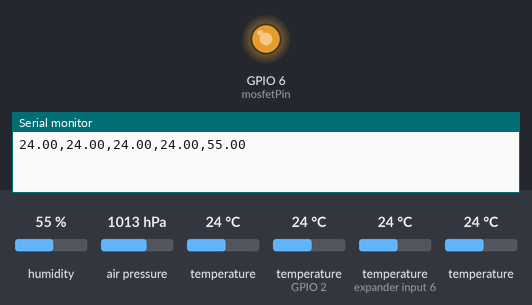
A sketch run on a simulated ESP8266 (NodeMCU). On the bench: output pins drawn as LEDs (lit = HIGH), the last lines printed to the serial monitor. Inputs (shaded band) come from the test bench; at power-on: temperature 24 °C, humidity 55 %, air pressure 1013 hPa, temperature (sensors on GPIO 2, expander input 6) 24 °C. WiFi joins after 1.5 s; servers stay silent unless stated.

Above: at 2.8 s.
2.9 s: temperature (sensor 0) set to 25.8 °C
At 7.4 s:
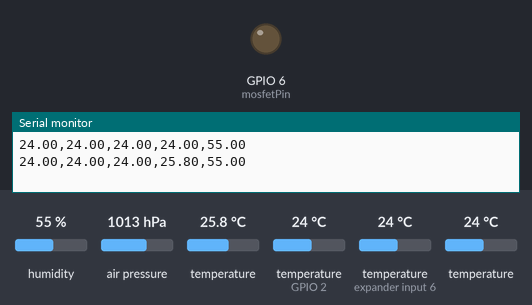
7.7 s: temperature (sensor 0) set to 12 °C
At 11.2 s:
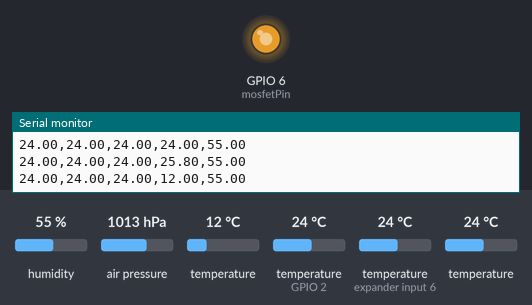
11.5 s: temperature (sensor 0) set to 28 °C
At 15.2 s:
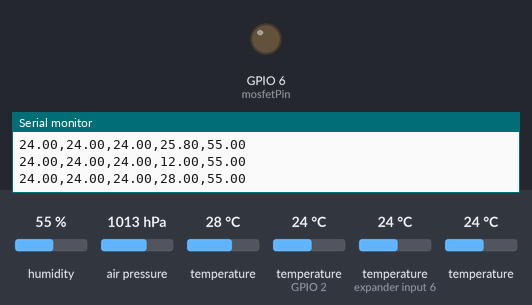
Timing chart, 0 to 16.7 s (numbered marks = the images above; inputs shaded):
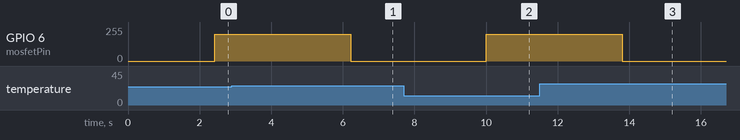

Measured:
- the behaviour switches between 24.9 and 25 °C on temperature (sensor 0) (found by bisection; images 0 and 1)
- after the input at 2.9 s, GPIO 6 (mosfetPin): 200/255 → 0/255 after 3.3 s
- after the input at 7.7 s, GPIO 6 (mosfetPin): 0/255 → 200/255 after 2.3 s
- after the input at 11.5 s, GPIO 6 (mosfetPin): 200/255 → 0/255 after 2.3 s

The sketch:

Arduino_nano_dallas_and_bme280_sensor_with_mosfet.ino
```cpp
// =================================
// Arduino Nano
// Arduino 1.8.13
// Author: hqrrr
// Date of last update: Nov. 2020
// =================================

#include <SoftwareSerial.h>

// use D11 as RX and D12 as TX
SoftwareSerial softSerial(11, 12); // RX, TX

// ---------------------------
//        Wifi Module
// ---------------------------
#include "arduino_esp8266_secrets.h"
#include <ESP8266WiFi.h>        // Include the Wi-Fi library
char ssid[] = SECRET_SSID;        // your network SSID (name)
char pass[] = SECRET_PASS;    // your network password (use for WPA, or use as key for WEP)

// ---------------------------
//  Dallas Temperature sensor
// ---------------------------
#include <OneWire.h>
#include <DallasTemperature.h>

// Data wire is plugged into pin 2 on the Arduino
#define ONE_WIRE_BUS 2

// Setup a oneWire instance to communicate with any OneWire devices
// (not just Maxim/Dallas temperature ICs)
OneWire oneWire(ONE_WIRE_BUS);

// Pass our oneWire reference to Dallas Temperature.
DallasTemperature sensors(&oneWire);

// ---------------------------
//   Adafruit BME280 sensor
// ---------------------------
#include <Wire.h>
#include <Adafruit_Sensor.h>
#include <Adafruit_BME280.h>

Adafruit_BME280 bme;

// current barrometric pressure of your city
#define SEALEVELPRESSURE_HPA (1023) // Aachen: 1023

// ---------------------------
//         Variables
// ---------------------------
// mosfet
int mosfetPin = 6;
int mosfetOn = 200;
int mosfetOff = 0;
// sensors
float ds00_temperature;
float ds01_temperature;
float ds02_temperature;
float pressure;
float temperature;
float altimeter;
float humidity;
int deviceCount = 0;
// other
float t;

// the setup function runs once when you press reset or power the board
void setup() {
  // initialize digital pin LED_BUILTIN as an output.
  pinMode(mosfetPin, OUTPUT);

  // start serial port
  Serial.begin(9600);
  // Start up the library
  sensors.begin();

  // Error message
  if (!bme.begin(0x76)) {
    Serial.println("Could not find a valid BME280 sensor, check wiring!");
    while (1);
  }

  // locate DS18B20 devices on the bus
  Serial.print("Locating devices...");
  Serial.print("Found ");
  deviceCount = sensors.getDeviceCount();
  Serial.print(deviceCount, DEC);
  Serial.println(" DS18B20 sensors.");
  Serial.println("");

  // Connect to Wi-Fi network with SSID and password
  Serial.print("Connecting to ");
  Serial.println(ssid);
  WiFi.begin(ssid, pass);
  while (WiFi.status() != WL_CONNECTED) {
    delay(500);
    Serial.print(".");
  }
  // Print local IP address and start web server
  Serial.println("");
  Serial.println("WiFi connected.");
  Serial.println("IP address: ");
  Serial.println(WiFi.localIP());

  // serial plotter labels
  //Serial.println("Temperature[degC]_Dallas_0,Temperature[degC]_Dallas_1,Temperature[degC]_Dallas_2,Temperature[degC]_bme280,Pressure[hPa],Approx.Altitude[m],Humidity[%]");
  Serial.println("Temperature[degC]_Dallas_0,Temperature[degC]_Dallas_1,Temperature[degC]_Dallas_2,Temperature[degC]_bme280,Humidity[%]");
}

// the loop function runs over and over again forever
void loop() {
  //fadeOn(1000,5);
  //fadeOff(1000,5);

  // Read values from bme 280 sensor
  pressure = bme.readPressure() / 100; // Pa -> hPa
  temperature = bme.readTemperature(); // degC
  humidity = bme.readHumidity(); // %
  altimeter = bme.readAltitude(SEALEVELPRESSURE_HPA); // m

  // Send the command to get temperatures
  sensors.requestTemperatures();

  ds00_temperature = sensors.getTempCByIndex(0);
  ds01_temperature = sensors.getTempCByIndex(1);
  ds02_temperature = sensors.getTempCByIndex(2);

  // print the temperature in Celsius by using Dallas temperature sensor
  Serial.print(ds00_temperature);
  Serial.print(",");
  Serial.print(ds01_temperature);
  Serial.print(",");
  Serial.print(ds02_temperature);
  Serial.print(",");

  // bme280 sensor
  Serial.print(temperature);
  Serial.print(",");
  //Serial.print(pressure);
  //Serial.print(",");
  //Serial.print(altimeter);
  //Serial.print(",");
  Serial.println(humidity);

  if (ds00_temperature < 25 && ds01_temperature < 25 && ds02_temperature < 25 && temperature < 25){
    analogWrite(mosfetPin, mosfetOn);
    }
  else {
    analogWrite(mosfetPin, mosfetOff);
    }

  delay(3000); // update every 3 sec
}
```

arduino_esp8266_secrets.h
```cpp
#define SECRET_SSID "XXXXXXX"
#define SECRET_PASS "XXXXXXXXX"
```
